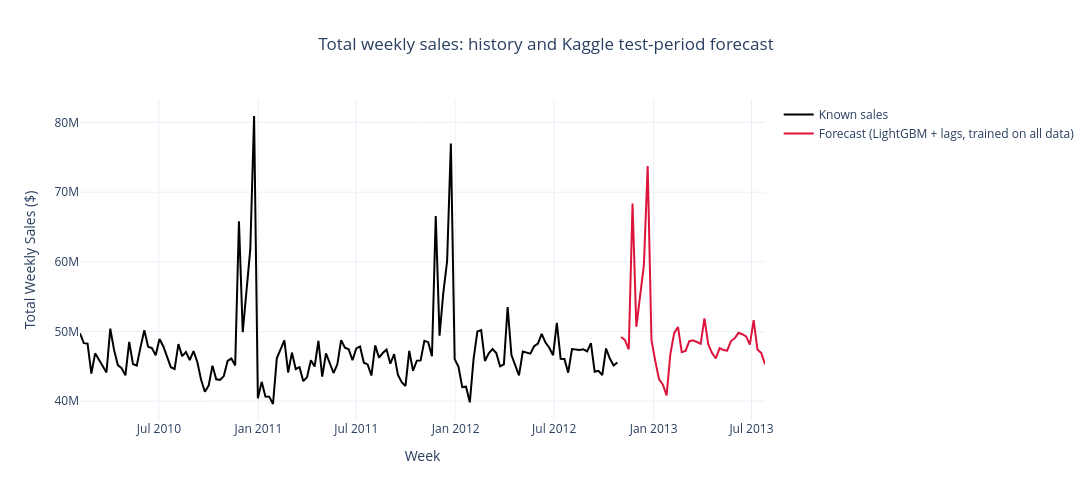

Notebook source saved alongside this figure:
### Code cell
history_weekly = train_df.groupby("Date", as_index=False)["Weekly_Sales"].sum()
forecast_weekly = test_full.groupby("Date", as_index=False)["Weekly_Sales"].sum()

fig = go.Figure()
fig.add_trace(go.Scatter(x=history_weekly["Date"], y=history_weekly["Weekly_Sales"], name="Known sales",
                         line=dict(width=2, color="black")))
fig.add_trace(go.Scatter(x=forecast_weekly["Date"], y=forecast_weekly["Weekly_Sales"],
                         name=f"Forecast ({final_model_name} + lags, trained on all data)",
                         line=dict(width=2, color="crimson")))
fig.update_layout(title="Total weekly sales: history and Kaggle test-period forecast", title_x=0.5,
                  xaxis_title="Week", yaxis_title="Total Weekly Sales ($)",
                  template="plotly_white", hovermode="x unified", width=1100, height=500)
fig.show()

### Figure 1 — Plotly figure (JSON) as saved in the notebook; plotly's stock layout.template omitted (floating-point values rounded to 4 significant figures; data arrays with more than 128 entries replaced by an {"elided": "..."} marker saying what was removed)
{"data": [{"line": {"color": "black", "width": 2}, "name": "Known sales", "type": "scatter", "x": {"elided": "143 str values"}, "y": {"elided": "143 float values"}}, {"line": {"color": "crimson", "width": 2}, "name": "Forecast (LightGBM + lags, trained on all data)", "type": "scatter", "x": ["2012-11-02T00:00:00.000000", "2012-11-09T00:00:00.000000", "2012-11-16T00:00:00.000000", "2012-11-23T00:00:00.000000", "2012-11-30T00:00:00.000000", "2012-12-07T00:00:00.000000", "2012-12-14T00:00:00.000000", "2012-12-21T00:00:00.000000", "2012-12-28T00:00:00.000000", "2013-01-04T00:00:00.000000", "2013-01-11T00:00:00.000000", "2013-01-18T00:00:00.000000", "2013-01-25T00:00:00.000000", "2013-02-01T00:00:00.000000", "2013-02-08T00:00:00.000000", "2013-02-15T00:00:00.000000", "2013-02-22T00:00:00.000000", "2013-03-01T00:00:00.000000", "2013-03-08T00:00:00.000000", "2013-03-15T00:00:00.000000", "2013-03-22T00:00:00.000000", "2013-03-29T00:00:00.000000", "2013-04-05T00:00:00.000000", "2013-04-12T00:00:00.000000", "2013-04-19T00:00:00.000000", "2013-04-26T00:00:00.000000", "2013-05-03T00:00:00.000000", "2013-05-10T00:00:00.000000", "2013-05-17T00:00:00.000000", "2013-05-24T00:00:00.000000", "2013-05-31T00:00:00.000000", "2013-06-07T00:00:00.000000", "2013-06-14T00:00:00.000000", "2013-06-21T00:00:00.000000", "2013-06-28T00:00:00.000000", "2013-07-05T00:00:00.000000", "2013-07-12T00:00:00.000000", "2013-07-19T00:00:00.000000", "2013-07-26T00:00:00.000000"], "y": [49220000.0, 48780000.0, 47450000.0, 68370000.0, 50680000.0, 55490000.0, 59560000.0, 73740000.0, 48750000.0, 45790000.0, 43150000.0, 42400000.0, 40840000.0, 46810000.0, 49770000.0, 50660000.0, 47030000.0, 47220000.0, 48620000.0, 48730000.0, 48490000.0, 48240000.0, 51890000.0, 48160000.0, 46930000.0, 46140000.0, 47610000.0, 47350000.0, 47270000.0, 48630000.0, 49010000.0, 49820000.0, 49620000.0, 49300000.0, 48130000.0, 51640000.0, 47410000.0, 46930000.0, 45320000.0]}], "layout": {"height": 500, "hovermode": "x unified", "title": {"text": "Total weekly sales: history and Kaggle test-period forecast", "x": 0.5}, "width": 1100, "xaxis": {"title": {"text": "Week"}}, "yaxis": {"title": {"text": "Total Weekly Sales ($)"}}}}
